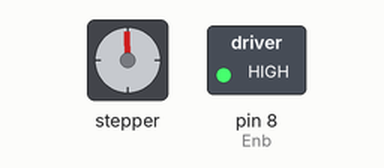
This sketch was run on a simulated Arduino Uno, built with avr-gcc and run on an emulated ATmega328P. Shown: stepper motor, switched loads named in the sketch (green lamp = pin HIGH). Wiring (inferred from the names in the program): stepper motor driver (200 steps per turn assumed): step pin 2; direction pin 5. Pins used as bus, display or sensor lines are not drawn.

Above: at 0.12 s.
At 9.91 s:
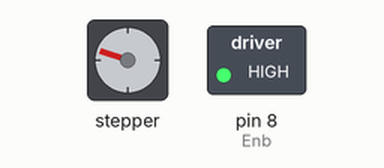
At 19.95 s:
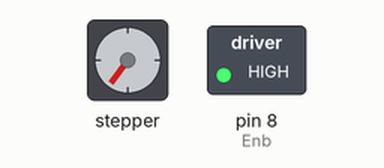
At 39.78 s:
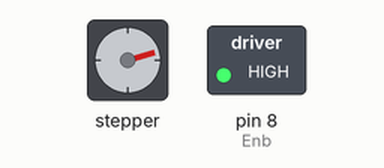
Timing chart, 0 to 40.0 s (numbered marks = the images above):
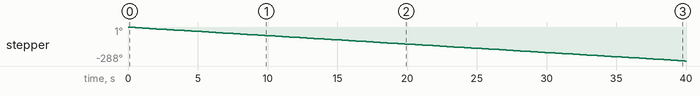

Measured:
- by itself, stepper: keeps turning counter-clockwise at about 7°/s

The sketch:

stepperMotorR3_1.ino
```cpp
int XStep=2;
int XDir=5;
int Enb=8;
int Data;
void setup() {
  pinMode(XStep,OUTPUT);
  pinMode(XDir,OUTPUT);
  pinMode(Enb,OUTPUT);
  digitalWrite(Enb,HIGH);

  // put your setup code here, to run once:

}

void loop() {

  //digitalWrite(XDir,HIGH);
  // put your main code here, to run repeatedly:
  digitalWrite(XStep,HIGH);
  delay(1);
  digitalWrite(XStep,LOW);
  delay(250-Data);
}
```
